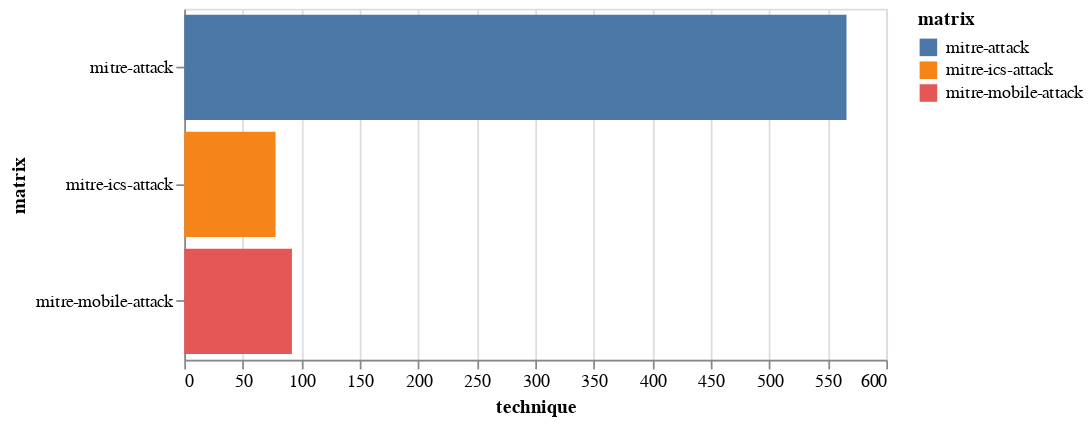

Here is the notebook cell this chart was saved with:
### Code cell
alt.Chart(data_3).mark_bar().encode(x='technique', y='matrix', color='matrix').properties(height = 200)

### Figure 1 — Vega-Lite specification as saved in the notebook (floating-point values rounded to 4 significant figures)
{"config": {"view": {"continuousWidth": 400, "continuousHeight": 300}}, "data": {"name": "data-10635867994e3dea369b7ca711d65060"}, "mark": "bar", "encoding": {"color": {"field": "matrix", "type": "nominal"}, "x": {"field": "technique", "type": "quantitative"}, "y": {"field": "matrix", "type": "nominal"}}, "height": 200, "$schema": "https://vega.github.io/schema/vega-lite/v4.17.0.json", "datasets": {"data-10635867994e3dea369b7ca711d65060": [{"matrix": "mitre-attack", "technique": 566}, {"matrix": "mitre-ics-attack", "technique": 78}, {"matrix": "mitre-mobile-attack", "technique": 92}]}}
